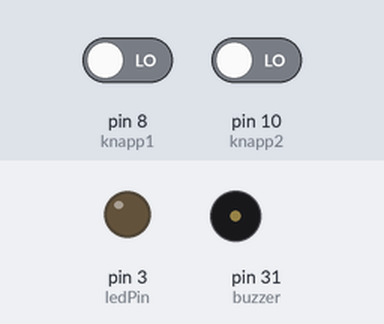
Simulated run of this sketch. Board: Arduino Mega 2560, built with avr-gcc and run on an emulated ATmega2560. Shown: output pins drawn as LEDs (lit = HIGH), buzzer (waves = sounding). The test bench sets the inputs (shaded band); at power-on: pin 10 (knapp2) LOW, pin 8 (knapp1) LOW.

Above: at 1.2 s.
1.3 s: pin 10 (knapp2) driven HIGH
At 2.1 s:
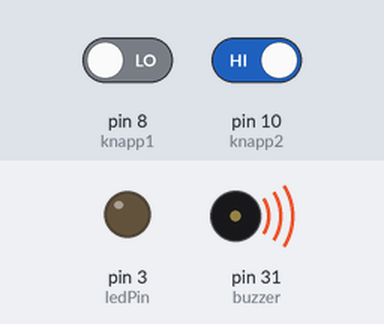
4.3 s: pin 8 (knapp1) driven HIGH
At 5.2 s:
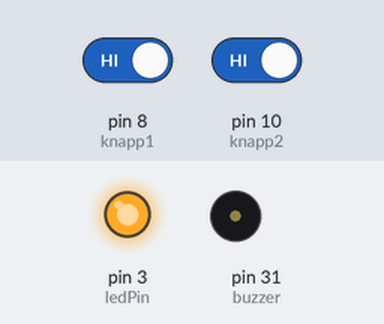
Timing chart, 0 to 7.3 s (numbered marks = the images above; inputs shaded):
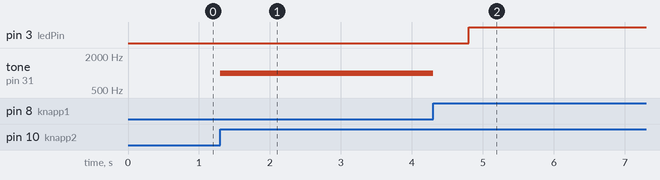

The sketch:

Oppgave3.ino
```cpp
int knapp1 = 8;
int knapp2 = 10;
int ledPin = 3;
int buzzer = 31;

int status = 0;  // status på lås

void setup() {
  pinMode(knapp1, INPUT);
  pinMode(knapp2, INPUT);
  pinMode(ledPin, OUTPUT);
  pinMode(buzzer, OUTPUT);
}

void loop() {
  if (digitalRead(knapp1) == HIGH) {
    status = 1;
    delay(500);
  }

  if (status == 1 && digitalRead(knapp2) == HIGH) {
    digitalWrite(ledPin, HIGH);  // riktig kode
    delay(500);
  } else if (status == 0 && digitalRead(knapp2) == HIGH) {
    tone(buzzer, 1000);  // feil kode
    delay(1000);
    noTone(buzzer);
    status = 0;  //resetter
  }
}
```

Measured:
- after the input at 1.3 s, tone on pin 31 (buzzer): silent → 1000 Hz at once
- after the input at 4.3 s, pin 3 (ledPin): LOW → HIGH after 0.50 s; tone on pin 31 (buzzer): 1000 Hz → silent at once
